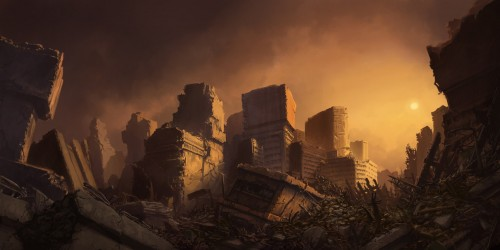
#> input picture project 2/image1.jpg, 500 x 250 px, found by its file name
$ python operations.py
#> lines starting #> are read from the running program, lines starting #| are printed output that depends on the picture
import cv2

#adding images

image1 = cv2.imread(r"C:\Users\koval\Desktop\jetlearn python\open cv\project 2\image1.jpg")
#> image1 is the input picture: shape (250, 500, 3); mean B, G, R 34.8, 52.4, 81
image2 = cv2.imread(r"C:\Users\koval\Desktop\jetlearn python\open cv\project 2\image2.jpg")
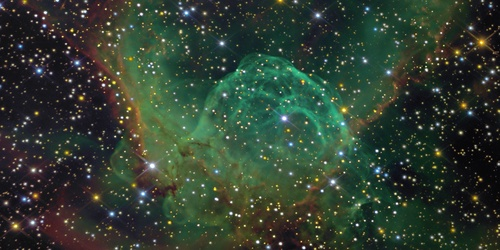
#> input picture project 2/image2.jpg, 500 x 250 px, found by its file name
#> image2 is the input picture: shape (250, 500, 3); mean B, G, R 49.4, 62.5, 48.9
blend = cv2.addWeighted(image1,0.7,image2,0.3,0)
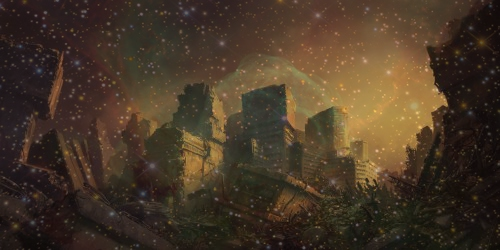
#> blend: shape (250, 500, 3); mean B, G, R 39.2, 55.4, 71.3
cv2.imshow("screen",blend)
cv2.waitKey(0)

#subtracting images

imagee1 = cv2.imread(r"C:\Users\koval\Desktop\jetlearn python\open cv\project 2\image1.jpg")
imagee2 = cv2.imread(r"C:\Users\koval\Desktop\jetlearn python\open cv\project 2\image2.jpg")
subtract = cv2.subtract(imagee2,imagee1)
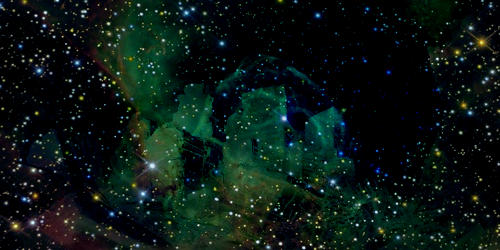
#> subtract: shape (250, 500, 3); mean B, G, R 19.5, 23.7, 10
cv2.imshow("screen",subtract)
cv2.waitKey(0)

#resizing images

imageee1 = cv2.imread(r"C:\Users\koval\Desktop\jetlearn python\open cv\project 2\image1.jpg")
imageee2 = cv2.imread(r"C:\Users\koval\Desktop\jetlearn python\open cv\project 2\image2.jpg")
cv2.imshow("screen",imageee1)
cv2.waitKey(0)
image1res = cv2.resize(imageee1,(1000,500))
cv2.imshow("screen",image1res)
cv2.waitKey(0)
cv2.imshow("screen",imageee2)
cv2.waitKey(0)
image2res = cv2.resize(imageee2,(250,125))
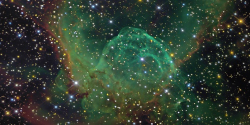
#> image2res: shape (125, 250, 3); mean B, G, R 49.5, 62.6, 49
cv2.imshow("screen",image2res)
cv2.waitKey(0)
